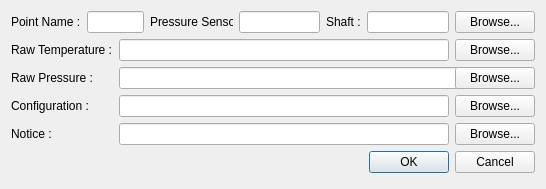
<?xml version="1.0" encoding="UTF-8"?>
<ui version="4.0">
 <class>ImportPointDialog</class>
 <widget class="QDialog" name="ImportPointDialog">
  <property name="windowModality">
   <enum>Qt::ApplicationModal</enum>
  </property>
  <property name="geometry">
   <rect>
    <x>0</x>
    <y>0</y>
    <width>546</width>
    <height>189</height>
   </rect>
  </property>
  <property name="minimumSize">
   <size>
    <width>377</width>
    <height>189</height>
   </size>
  </property>
  <property name="maximumSize">
   <size>
    <width>16777215</width>
    <height>200</height>
   </size>
  </property>
  <property name="windowTitle">
   <string>Dialog Import Point</string>
  </property>
  <property name="autoFillBackground">
   <bool>false</bool>
  </property>
  <layout class="QVBoxLayout" name="verticalLayout">
   <item>
    <layout class="QGridLayout" name="gridLayout">
     <item row="0" column="0">
      <widget class="QLabel" name="label">
       <property name="enabled">
        <bool>true</bool>
       </property>
       <property name="text">
        <string>Point Name :</string>
       </property>
      </widget>
     </item>
     <item row="0" column="1" colspan="2">
      <widget class="QLineEdit" name="lineEdit_PointName">
       <property name="enabled">
        <bool>true</bool>
       </property>
       <property name="readOnly">
        <bool>true</bool>
       </property>
      </widget>
     </item>
     <item row="0" column="3">
      <widget class="QLabel" name="label_2">
       <property name="enabled">
        <bool>true</bool>
       </property>
       <property name="text">
        <string>Pressure Sensor :</string>
       </property>
      </widget>
     </item>
     <item row="0" column="4">
      <widget class="QLineEdit" name="lineEdit_Sensor">
       <property name="readOnly">
        <bool>true</bool>
       </property>
      </widget>
     </item>
     <item row="0" column="5">
      <widget class="QLabel" name="label_7">
       <property name="enabled">
        <bool>true</bool>
       </property>
       <property name="text">
        <string>Shaft :</string>
       </property>
      </widget>
     </item>
     <item row="0" column="6">
      <widget class="QLineEdit" name="lineEdit_Shaft">
       <property name="readOnly">
        <bool>true</bool>
       </property>
      </widget>
     </item>
     <item row="0" column="7">
      <widget class="QPushButton" name="pushButton_BrowseInfo">
       <property name="enabled">
        <bool>true</bool>
       </property>
       <property name="text">
        <string>Browse...</string>
       </property>
      </widget>
     </item>
     <item row="1" column="0" colspan="2">
      <widget class="QLabel" name="label_3">
       <property name="enabled">
        <bool>true</bool>
       </property>
       <property name="text">
        <string>Raw Temperature :</string>
       </property>
      </widget>
     </item>
     <item row="1" column="2" colspan="5">
      <widget class="QLineEdit" name="lineEdit_RawTemperature">
       <property name="enabled">
        <bool>true</bool>
       </property>
      </widget>
     </item>
     <item row="1" column="7">
      <widget class="QPushButton" name="pushButton_BrowseRawTemperature">
       <property name="enabled">
        <bool>true</bool>
       </property>
       <property name="text">
        <string>Browse...</string>
       </property>
      </widget>
     </item>
     <item row="2" column="0" colspan="2">
      <widget class="QLabel" name="label_4">
       <property name="enabled">
        <bool>true</bool>
       </property>
       <property name="text">
        <string>Raw Pressure :</string>
       </property>
      </widget>
     </item>
     <item row="2" column="2" colspan="5">
      <widget class="QLineEdit" name="lineEdit_RawPressure">
       <property name="enabled">
        <bool>true</bool>
       </property>
       <property name="minimumSize">
        <size>
         <width>343</width>
         <height>20</height>
        </size>
       </property>
      </widget>
     </item>
     <item row="2" column="7">
      <widget class="QPushButton" name="pushButton_BrowseRawPressure">
       <property name="enabled">
        <bool>true</bool>
       </property>
       <property name="text">
        <string>Browse...</string>
       </property>
      </widget>
     </item>
     <item row="3" column="0" colspan="2">
      <widget class="QLabel" name="label_5">
       <property name="enabled">
        <bool>true</bool>
       </property>
       <property name="text">
        <string>Configuration :</string>
       </property>
      </widget>
     </item>
     <item row="3" column="2" colspan="5">
      <widget class="QLineEdit" name="lineEdit_Config">
       <property name="enabled">
        <bool>true</bool>
       </property>
      </widget>
     </item>
     <item row="3" column="7">
      <widget class="QPushButton" name="pushButton_BrowseConfig">
       <property name="enabled">
        <bool>true</bool>
       </property>
       <property name="text">
        <string>Browse...</string>
       </property>
      </widget>
     </item>
     <item row="4" column="0">
      <widget class="QLabel" name="label_6">
       <property name="enabled">
        <bool>true</bool>
       </property>
       <property name="text">
        <string>Notice :</string>
       </property>
      </widget>
     </item>
     <item row="4" column="2" colspan="5">
      <widget class="QLineEdit" name="lineEdit_Notice">
       <property name="enabled">
        <bool>true</bool>
       </property>
      </widget>
     </item>
     <item row="4" column="7">
      <widget class="QPushButton" name="pushButton_BrowseNotice">
       <property name="enabled">
        <bool>true</bool>
       </property>
       <property name="text">
        <string>Browse...</string>
       </property>
      </widget>
     </item>
    </layout>
   </item>
   <item>
    <layout class="QGridLayout" name="gridLayout_2">
     <item row="0" column="0">
      <spacer name="horizontalSpacer">
       <property name="orientation">
        <enum>Qt::Horizontal</enum>
       </property>
       <property name="sizeHint" stdset="0">
        <size>
         <width>388</width>
         <height>20</height>
        </size>
       </property>
      </spacer>
     </item>
     <item row="0" column="1">
      <widget class="QDialogButtonBox" name="buttonBox">
       <property name="enabled">
        <bool>true</bool>
       </property>
       <property name="orientation">
        <enum>Qt::Horizontal</enum>
       </property>
       <property name="standardButtons">
        <set>QDialogButtonBox::Cancel|QDialogButtonBox::Ok</set>
       </property>
      </widget>
     </item>
    </layout>
   </item>
   <item>
    <spacer name="verticalSpacer">
     <property name="orientation">
      <enum>Qt::Vertical</enum>
     </property>
     <property name="sizeHint" stdset="0">
      <size>
       <width>20</width>
       <height>40</height>
      </size>
     </property>
    </spacer>
   </item>
  </layout>
 </widget>
 <resources/>
 <connections>
  <connection>
   <sender>buttonBox</sender>
   <signal>accepted()</signal>
   <receiver>ImportPointDialog</receiver>
   <slot>accept()</slot>
   <hints>
    <hint type="sourcelabel">
     <x>248</x>
     <y>254</y>
    </hint>
    <hint type="destinationlabel">
     <x>157</x>
     <y>274</y>
    </hint>
   </hints>
  </connection>
  <connection>
   <sender>buttonBox</sender>
   <signal>rejected()</signal>
   <receiver>ImportPointDialog</receiver>
   <slot>reject()</slot>
   <hints>
    <hint type="sourcelabel">
     <x>316</x>
     <y>260</y>
    </hint>
    <hint type="destinationlabel">
     <x>286</x>
     <y>274</y>
    </hint>
   </hints>
  </connection>
 </connections>
</ui>
